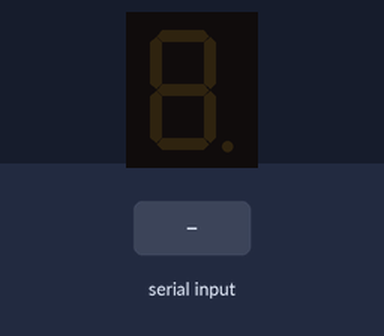
Recording of a sketch running on a simulated Arduino Uno, built with avr-gcc and run on an emulated ATmega328P. Parts: 1-digit seven-segment display. Wiring (inferred from the names in the program): 1-digit 7-segment display, segments lit when HIGH: segments pin 2, pin 8, pin 7, pin 6, pin 5, pin 3, pin 4. Inputs (shaded band) come from the test bench. The segment pins are drawn as the display they are named for; what the sketch prints to the serial monitor is not drawn.

Above: at 1.2 s.
1.3 s: "90,45\n" received over the second serial link
At 2.1 s:
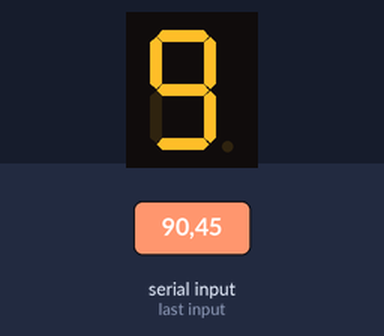
7.3 s: "30,150\n" received over the second serial link
At 9.0 s:
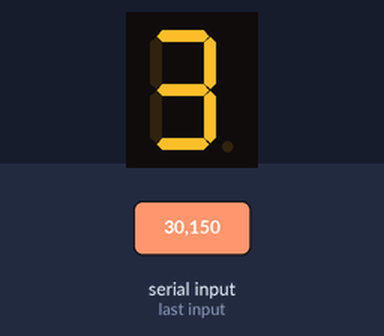
Timing chart, 0 to 10.5 s (numbered marks = the images above; inputs shaded):
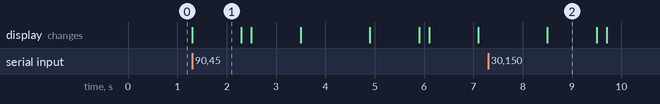

Measured:
- after the input at 1.3 s, the display: changes at once (image 1)
- after the input at 7.3 s, the display: changes after 1.2 s (image 2)
- what the display in image 1 shows lasts 1.0 s, from 1.3 s to 2.3 s

The sketch:

main.ino
```cpp
#include <SoftwareSerial.h>


unsigned int rx=10, tx=11, D0=2, D1=3, D2=4, D3=5, D4=6, D5=7, D6=8, D7=9;
char code[] = "11011110000001101011101010101110011001101110110011111100100001101111111011101110";
SoftwareSerial bt(rx, tx);

void lightNumber(int num){
  digitalWrite(D0, code[num*8+0]=='0' ? LOW : HIGH);
  digitalWrite(D1, code[num*8+1]=='0' ? LOW : HIGH);
  digitalWrite(D2, code[num*8+2]=='0' ? LOW : HIGH);
  digitalWrite(D3, code[num*8+3]=='0' ? LOW : HIGH);
  digitalWrite(D4, code[num*8+4]=='0' ? LOW : HIGH);
  digitalWrite(D5, code[num*8+5]=='0' ? LOW : HIGH);
  digitalWrite(D6, code[num*8+6]=='0' ? LOW : HIGH);
  digitalWrite(D7, code[num*8+7]=='0' ? LOW : HIGH);
}

void blankScreen(){
  digitalWrite(D0, LOW);
  digitalWrite(D1, LOW);
  digitalWrite(D2, LOW);
  digitalWrite(D3, LOW);
  digitalWrite(D4, LOW);
  digitalWrite(D5, LOW);
  digitalWrite(D6, LOW);
  digitalWrite(D7, LOW);
}

void setup() {
  // put your setup code here, to run once:
  Serial.begin(9600);
  Serial.println("Device is up...");
  bt.begin(9600);
  pinMode(D0, OUTPUT);
  pinMode(D1, OUTPUT);
  pinMode(D2, OUTPUT);
  pinMode(D3, OUTPUT);
  pinMode(D4, OUTPUT);
  pinMode(D5, OUTPUT);
  pinMode(D6, OUTPUT);
  pinMode(D7, OUTPUT);
  blankScreen();
}


void loop() {
  // put your main code here, to run repeatedly:
  if(Serial.available()>0){
    bt.write(Serial.read());
  }
  if(bt.available()>0){
    int num = bt.read();
    Serial.print("Received Data: ");
    int n = int(num)-48;
    Serial.write(n);
    if(0<=n && n<10){
      Serial.println("Calling LED Segment function..");
      lightNumber(n);
    }
    delay(1000);
    blankScreen();
    delay(200);
  }
}
```
